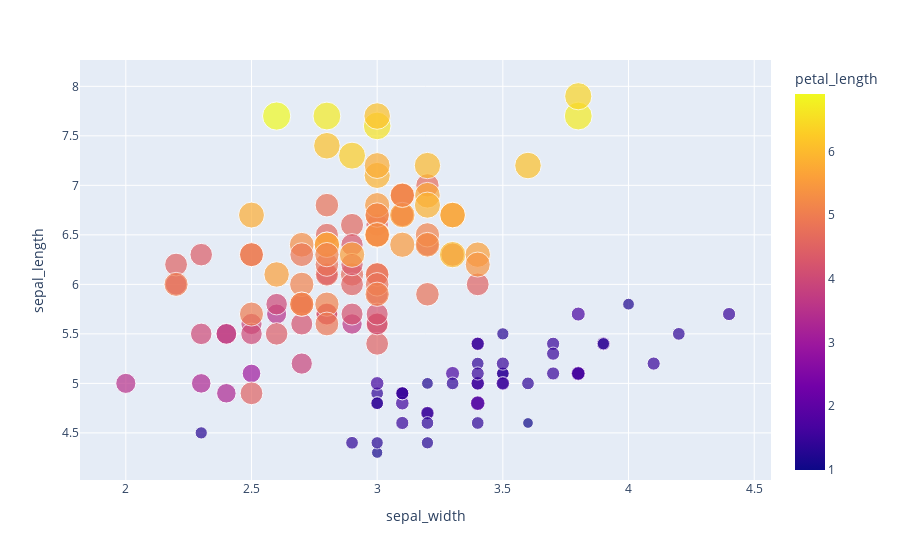

Source (notebook cell):
### Code cell
fig = px.scatter(df, x="sepal_width", y="sepal_length", color="petal_length", size="petal_length", hover_data=['petal_width'])
fig.show()

### Figure 1 — Plotly figure (JSON) as saved in the notebook; plotly's stock layout.template omitted (floating-point values rounded to 4 significant figures; data arrays with more than 128 entries replaced by an {"elided": "..."} marker saying what was removed)
{"data": [{"customdata": {"elided": "150x1 float values"}, "hovertemplate": "sepal_width=%{x}<br>sepal_length=%{y}<br>petal_length=%{marker.color}<br>petal_width=%{customdata[0]}<extra></extra>", "legendgroup": "", "marker": {"color": {"elided": "150 float values"}, "coloraxis": "coloraxis", "size": {"elided": "150 float values"}, "sizemode": "area", "sizeref": 0.01725, "symbol": "circle"}, "mode": "markers", "name": "", "orientation": "v", "showlegend": false, "type": "scatter", "x": {"elided": "150 float values"}, "xaxis": "x", "y": {"elided": "150 float values"}, "yaxis": "y"}], "layout": {"coloraxis": {"colorbar": {"title": {"text": "petal_length"}}, "colorscale": [[0, "#0d0887"], [0.1111, "#46039f"], [0.2222, "#7201a8"], [0.3333, "#9c179e"], [0.4444, "#bd3786"], [0.5556, "#d8576b"], [0.6667, "#ed7953"], [0.7778, "#fb9f3a"], [0.8889, "#fdca26"], [1, "#f0f921"]]}, "legend": {"itemsizing": "constant", "tracegroupgap": 0}, "margin": {"t": 60}, "xaxis": {"anchor": "y", "domain": [0, 1], "title": {"text": "sepal_width"}}, "yaxis": {"anchor": "x", "domain": [0, 1], "title": {"text": "sepal_length"}}}}
